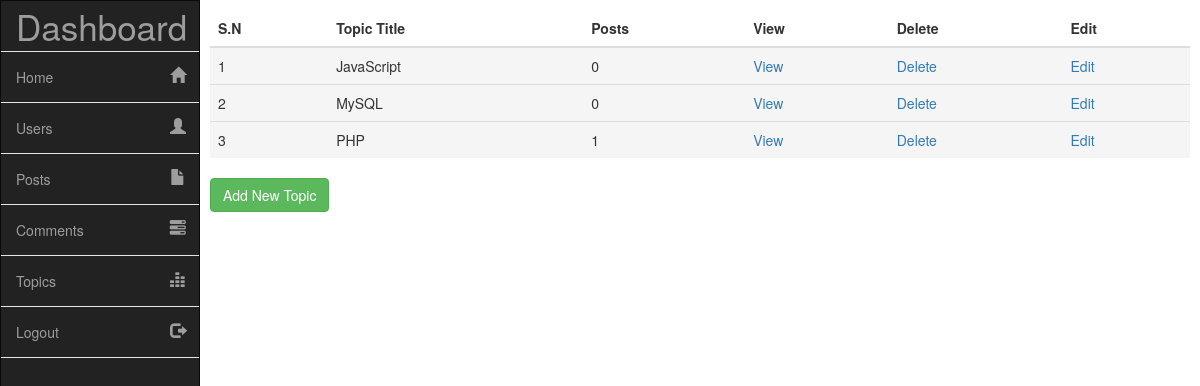
/admin/index.php?page=topics (signed in), run on the app's committed database.
### tables this page shows
CREATE TABLE `topics` (
  `topic_id` int(11) NOT NULL,
  `topic_title` varchar(100) NOT NULL
);

### admin/topics.php (the view, shortened to what this page needs)
<div class="table-responsive">
	<table class="table">
		<thead>
			<tr>
				<th>S.N</th>
				<th>Topic Title</th>
				<th>Posts</th>
				<th>View</th>
				<th>Delete</th>
				<th>Edit</th>
			</tr>
		</thead>
		<tbody>
			<?php
				$sel_topics = "SELECT * from topics order by 1 DESC";
				$run_topics = mysqli_query( $connection, $sel_topics );
				$i = 0;
				while ( $row_topic = mysqli_fetch_array( $run_topics ) ) {
					$topic_id = $row_topic['topic_id'];
					$topic_title = $row_topic['topic_title'];
					$i++;
					$sel_posts = "SELECT * from posts where topic_id='$topic_id'";
					$run_posts = mysqli_query( $connection, $sel_posts );
					$total_posts = mysqli_num_rows( $run_posts );
					$output  = "<tr class='active'>";
					$output .= "<td>$i</td>";
					$output .= "<td>$topic_title</td>";
					$output .= "<td>$total_posts</td>";
					$output .= "<td><a href='../topic.php?topic=$topic_id' target='blank'>View</a></td>";
					$output .= "<td><a href='delete_topic.php?topic_id=$topic_id'>Delete</a></td>";
					$output .= "<td><a href='edit_topic.php?topic_id=$topic_id'>Edit</a></td>";
					$output .= "</tr>";
					echo $output;
				}
			?>
		</tbody>
	</table>
</div>
<div class="add-category">
	<div class="clearfix">
		<a href="index.php?page=topics&newtopic" class="btn btn-success">Add New Topic</a>
	</div>
</div>

### admin/assets/css/main.css (style rules this page uses)
body, html { height: 100%; }

### data on the page
topics: topic_title "JavaScript", total_posts "0"
topics: topic_title "MySQL", total_posts "0"
topics: topic_title "PHP", total_posts "1"
